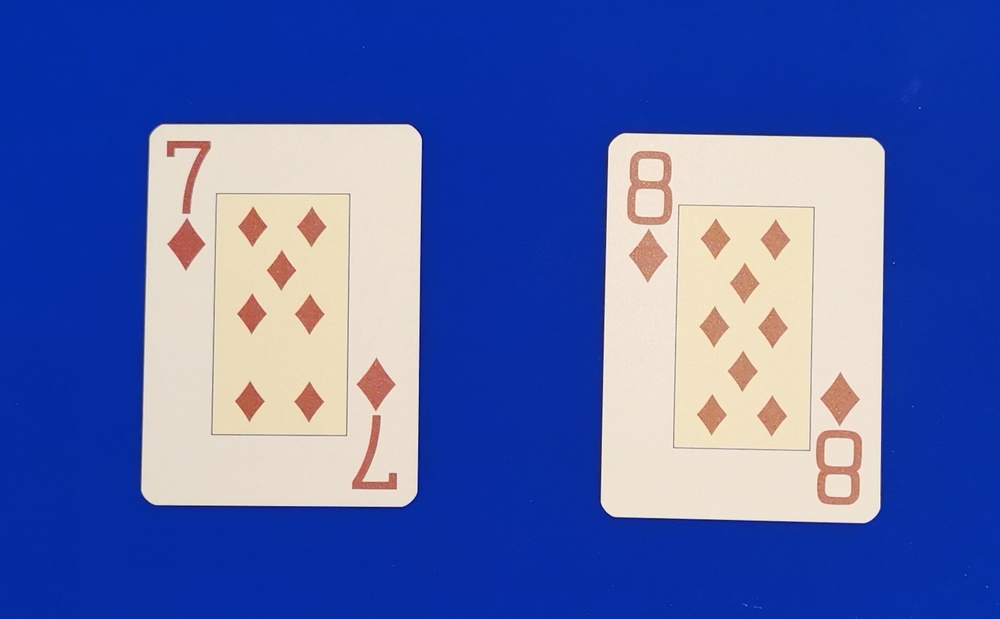
#> input picture src/0.jpg, 1000 x 619 px, shrunk from 1597 x 988 before the run; its folder holds only this picture in this run
$ jupyter execute --allow-errors crop.ipynb
#> lines starting #> are read from the running program, lines starting #| are printed output that depends on the picture; after the words box and inside, x2 and y2 are one past the last pixel; in counts of white or black regions, pixels touching at a corner belong together
#> further down, strip_image is the input picture: shape (619, 1000, 3); mean B, G, R 174.2, 102.8, 84.1
[cell 1]
import numpy as np
import cv2
import os
import io
from IPython.display import clear_output, Image, display
import PIL.Image

[cell 2]
def showarray(image, fmt='jpeg'):
    a = cv2.cvtColor(image, cv2.COLOR_BGR2RGB)
    a = np.uint8(np.clip(a, 0, 255))
    f = io.BytesIO()
    PIL.Image.fromarray(a).save(f, fmt)
    display(Image(data=f.getvalue()))

def crop_minAreaRect2(img_box, rect):
    margin = 25
    box = cv2.boxPoints(rect)
    box = np.int0(box)

    W = rect[1][0]
    H = rect[1][1]

    Xs = [i[0] for i in box]
    Ys = [i[1] for i in box]
    x1 = min(Xs)
    x2 = max(Xs)
    y1 = min(Ys)
    y2 = max(Ys)

    rotated = False
    angle = rect[2]

    if angle > 45:
        angle -= 90
        rotated = True

    center = (int((x1+x2)/2), int((y1+y2)/2))
    size = (int(x2-x1), int(y2-y1))

    M = cv2.getRotationMatrix2D((size[0]/2, size[1]/2), angle, 1.0)

    cropped = cv2.getRectSubPix(img_box, size, center)
    cropped = cv2.warpAffine(cropped, M, size)

    croppedW = W if not rotated else H
    croppedH = H if not rotated else W

    return cv2.getRectSubPix(cropped, (int(croppedW) - margin, int(croppedH) - margin), (size[0]/2, size[1]/2))


def crop_source(image):
    # [7 lines of commented-out code are left out]

    blur = cv2.medianBlur(image, 5)
    gray = cv2.cvtColor(blur, cv2.COLOR_BGR2GRAY)
    thresh = cv2.threshold(gray, 100, 255, cv2.THRESH_BINARY)[1]

    contours, _ = cv2.findContours(thresh, cv2.RETR_EXTERNAL, cv2.CHAIN_APPROX_SIMPLE)

    rects = [cv2.minAreaRect(c) for c in contours]
    rects.sort(key=lambda x: x[0][0])

    crops = []
    if len(rects) > 0:
        for i, rect in enumerate(rects):
            img_croped = crop_minAreaRect2(image, rect)
            crops.append(img_croped)

            box = cv2.boxPoints(rect)
            box = np.int0(box)

            cv2.drawContours(image, [box], 0, (0, 255, 0), 2)

# [6 lines of commented-out code are left out]

    return crops

file_card_map = [
    ['7d', '8d'],
    ['Qc', 'Kc', 'Ad', '2d', '3d'],
    ['4d', '5d', '6d', 'Ah', 'Ks'],
    ['Jc', '10c', '9c', '8c', '7c'],
    ['6c', '5c', '4c', '3c', '2c'],
    ['5h', '6h', '7h', '8h', '9h'],
    ['10h', 'Jh', 'Qh', 'Kh', 'Ac'],
    ['6s', '7s', '8s', '9s', '10s'],
    ['Js', 'Qs', '2h', '3h', '4h'],
    ['9d', '10d', 'Jd', 'Qd', 'Kd'],
    ['As', '2s', '3s', '4s', '5s'],
]

#> (the rest of this cell did not finish here and is left out)

#> in crop_source, `gray = cv2.cvtColor(blur, cv2.COLOR_BGR2GRAY)`:
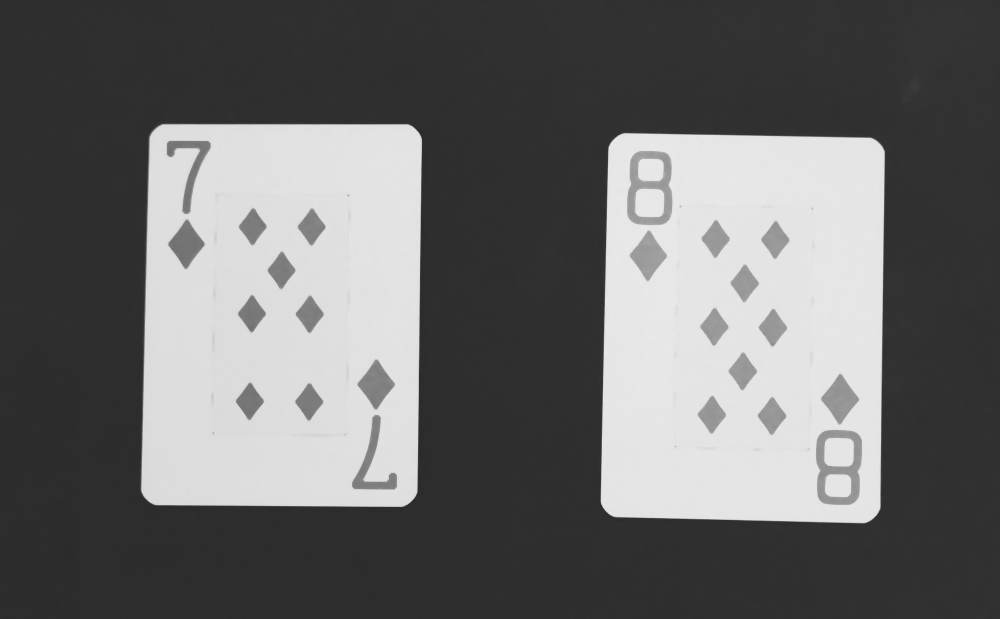
#> gray: shape (619, 1000); min 42, max 234, mean 105.6
#> in crop_source, `thresh = cv2.threshold(gray, 100, 255, cv2.THRESH_BINARY)[1]`:
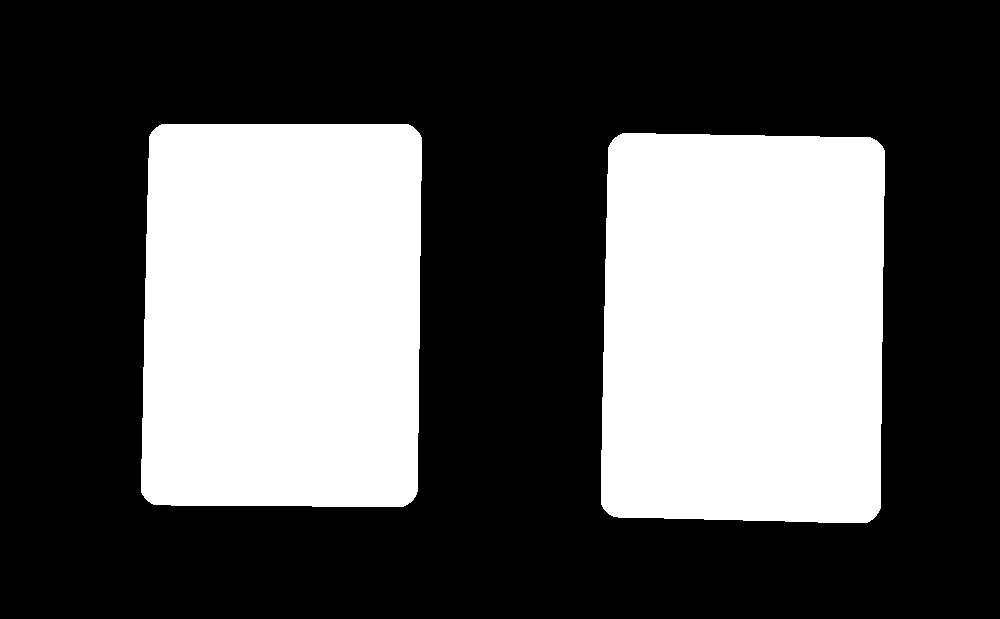
#> thresh: shape (619, 1000); 34.2% white; 2 white regions
#> in crop_source, `contours, _ = cv2.findContours(thresh, cv2.RETR_EXTERNAL, cv2.CHAIN_AP..`: contours = 2 contours; box (x1, y1, x2, y2) and area: (601, 133, 885, 523) 106423, (141, 124, 422, 507) 104264
#> in crop_source, `rects = [cv2.minAreaRect(c) for c in contours]`: rects = [((743.3, 327.6), (386, 280), -88.95), ((281.1, 314.4), (383.8, 276.7), -89.32)]
#> in crop_minAreaRect2, `margin = 25`: margin = 25
#> in crop_minAreaRect2, `box = cv2.boxPoints(rect)`: box = [[417.1, 507.9], [140.5, 504.6], [145, 120.9], [421.7, 124.2]]
#> in crop_minAreaRect2, `box = np.int0(box)`: box = [[417, 507], [140, 504], [145, 120], [421, 124]]
#> in crop_minAreaRect2, `W = rect[1][0]`: W = 383.8
#> in crop_minAreaRect2, `H = rect[1][1]`: H = 276.7
#> in crop_minAreaRect2, `Xs = [i[0] for i in box]`: Xs = [417, 140, 145, 421]
#> in crop_minAreaRect2, `Ys = [i[1] for i in box]`: Ys = [507, 504, 120, 124]
#> in crop_minAreaRect2, `x1 = min(Xs)`: x1 = 140
#> in crop_minAreaRect2, `x2 = max(Xs)`: x2 = 421
#> in crop_minAreaRect2, `y1 = min(Ys)`: y1 = 120
#> in crop_minAreaRect2, `y2 = max(Ys)`: y2 = 507
#> in crop_minAreaRect2, `rotated = False`: rotated = False
#> in crop_minAreaRect2, `angle = rect[2]`: angle = -89.32
#> in crop_minAreaRect2, `center = (int((x1+x2)/2), int((y1+y2)/2))`: center = (280, 313)
#> in crop_minAreaRect2, `size = (int(x2-x1), int(y2-y1))`: size = (281, 387)
#> in crop_minAreaRect2, `M = cv2.getRotationMatrix2D((size[0]/2, size[1]/2), angle, 1.0)`: M = [[0.0119, -1, 332.3], [1, 0.0119, 50.71]]
#> in crop_minAreaRect2, `cropped = cv2.getRectSubPix(img_box, size, center)`:
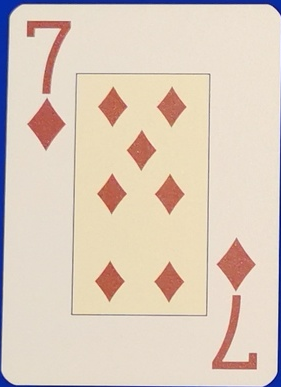
#> cropped: shape (387, 281, 3); mean B, G, R 190.2, 205.1, 220.8
#> in crop_minAreaRect2, `croppedW = W if not rotated else H`: croppedW = 383.8
#> in crop_minAreaRect2, `croppedH = H if not rotated else W`: croppedH = 276.7
#> the loop `for i, crop in enumerate(crop_source(strip_image)):` made 2 passes
#| 7d
#| 8d
        print(row[i])
        showarray(crop)
        cv2.imwrite('deck/image-{}-{}.png'.format(f, i), crop)
